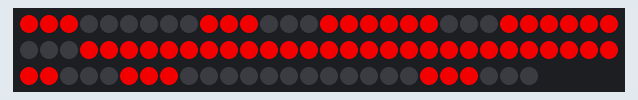
The sketch below on a simulated ESP8266 (Wemos D1 mini). On the bench: 86 RGB LEDs in strip order, left to right, continuing on the next row. WiFi joins after 1.5 s; servers stay silent unless stated; network time is answered at once with the bench clock; the local clock reads 2024-03-15 10:24:30 at power-on unless the sketch sets it; what the sketch prints to the serial monitor is not drawn.

Above: at 2.1 s.
At 128.2 s:
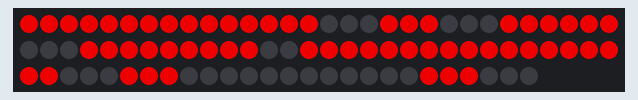

The sketch:

7-Segment-Clock-3LED.ino
```cpp
#include <WiFiUdp.h>
#include <ESP8266WiFi.h>
#include <NTPClient.h>
#include <FastLED.h>
#include <TimeLib.h>
#define NUM_LEDS 86                         // Total of 30 LED's     1X7X4+2=30. 1 pixel/segment
#define DATA_PIN D4                          // Change this if you are using another type of ESP board than a WeMos D1 Mini
#define MILLI_AMPS 800


WiFiUDP ntpUDP;
NTPClient timeClient(ntpUDP, "time.nist.gov", 7*3600, 60000); //GMT+5:30 : 5*3600+30*60=19800

CRGB LEDs[NUM_LEDS];
int period = 2000;   //Update frequency
unsigned long time_now = 0;
int Second, Minute, Hour;
bool dotsOn = true;
byte r_val = 255;
byte g_val = 0;
byte b_val = 0;
CRGB alternateColor = CRGB::Black;

long numbers[] = {
  0b000111111111111111111,  // [0] 0
  0b000111000000000000111,  // [1] 1
  0b111111111000111111000,  // [2] 2
  0b111111111000000111111,  // [3] 3
  0b111111000111000000111,  // [4] 4
  0b111000111111000111111,  // [5] 5
  0b111000111111111111111,  // [6] 6
  0b000111111000000000111,  // [7] 7
  0b111111111111111111111,  // [8] 8
  0b111111111111000111111,  // [9] 9
  0b000000000000000000000,  // [10] off
  0b111111111111000000000,  // [11] degrees symbol
  0b000000111111111111000,  // [12] C(elsius)
  0b111000111111111000000,  // [13] F(ahrenheit)
};

// set Wi-Fi SSID and password
/* TOTO */const char *ssid     = "Phong 22";
/* TOTO */const char *password = "@Rock1234567";

void setup() {
  // put your setup code here, to run once:
  Serial.begin(115200);
  FastLED.addLeds<WS2812B, DATA_PIN, GRB>(LEDs, NUM_LEDS);
  FastLED.setDither(false);
  FastLED.setCorrection(TypicalLEDStrip);
  FastLED.setMaxPowerInVoltsAndMilliamps(5, MILLI_AMPS);
  fill_solid(LEDs, NUM_LEDS, CRGB::Black);
  FastLED.show();
  // dht.begin();
  // pinMode(BUTTON_PIN, INPUT);

  WiFi.begin(ssid, password);
  Serial.print("Connecting.");
  while ( WiFi.status() != WL_CONNECTED ) {
    delay(500);
    Serial.print(".");
  }
  Serial.println("connected");
  timeClient.begin();
  delay(10);
}

void updateClock() {
  // if (hourFormat == 12 && hour > 12)
  //   hour = hour - 12;

  byte h1 = Hour / 10;
  byte h2 = Hour % 10;
  byte m1 = Minute / 10;
  byte m2 = Minute % 10;
  // byte s1 = Second / 10;
  // byte s2 = Second % 10;

  CRGB color = CRGB(r_val, g_val, b_val);

  if (h1 > 0)
    displayNumber(h1,3,color);
  else
    displayNumber(10,3,color);  // Blank

  displayNumber(h2,2,color);
  displayNumber(m1,1,color);
  displayNumber(m2,0,color);

  displayDots(color);
}

void displayDots(CRGB color) {
  if (dotsOn) {
    LEDs[42] = color;
    LEDs[43] = color;
  } else {
    LEDs[42] = CRGB::Black;
    LEDs[43] = CRGB::Black;
  }

  dotsOn = !dotsOn;
}

void displayNumber(byte number, byte segment, CRGB color) {
  /*
   *
      __ __ __        __ __ __          __ __ __        12 13 14
    __        __    __        __      __        __    11        15
    __        __    __        __      __        __    10        16
    __        __    __        __  42  __        __    _9        17
      __ __ __        __ __ __          __ __ __        20 19 18
    __        65    __        44  43  __        21    _8        _0
    __        __    __        __      __        __    _7        _1
    __        __    __        __      __        __    _6        _2
      __ __ __       __ __ __           __ __ __       _5 _4 _3

   */

  // segment from left to right: 3, 2, 1, 0
  byte startindex = 0;
  switch (segment) {
    case 0:
      startindex = 0;
      break;
    case 1:
      startindex = 21;
      break;
    case 2:
      startindex = 44;
      break;
    case 3:
      startindex = 65;
      break;
  }

  for (byte i=0; i<21; i++){             //// value start index digit led no 2.
    yield();
    LEDs[i + startindex] = ((numbers[number] & 1 << i) == 1 << i) ? color : alternateColor;
  }
}

void loop() {
  // put your main code here, to run repeatedly:
  if (WiFi.status() == WL_CONNECTED) { // check WiFi connection status
    // int sensor_val = analogRead(LDR_PIN);
    // Brightness =40;
    timeClient.update();
    // int Hours;
    unsigned long unix_epoch = timeClient.getEpochTime();   // get UNIX Epoch time
    Second = second(unix_epoch);                            // get seconds
    Minute = minute(unix_epoch);                            // get minutes
    Hour  = hour(unix_epoch);                              // get hours
    while (millis() > time_now + period) {
      time_now = millis();
      updateClock();     // Show Time
      FastLED.show();
    }
    // if (TIME_FORMAT == 12) {
    //   if (Hours > 12) {
    //     Hour = Hours - 12;
    //   }
    //   else
    //     Hour = Hours;
    // }
    // else
    //   Hour = Hours;
  }
}
```
